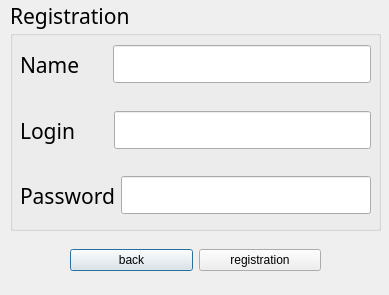
<?xml version="1.0" encoding="UTF-8"?>
<ui version="4.0">
 <class>Log</class>
 <widget class="QDialog" name="Log">
  <property name="geometry">
   <rect>
    <x>0</x>
    <y>0</y>
    <width>389</width>
    <height>295</height>
   </rect>
  </property>
  <property name="windowTitle">
   <string>Dialog</string>
  </property>
  <widget class="QWidget" name="horizontalLayoutWidget">
   <property name="geometry">
    <rect>
     <x>70</x>
     <y>240</y>
     <width>251</width>
     <height>41</height>
    </rect>
   </property>
   <layout class="QHBoxLayout" name="horizontalLayout">
    <item>
     <widget class="QPushButton" name="continueBtn">
      <property name="text">
       <string>back</string>
      </property>
     </widget>
    </item>
    <item>
     <widget class="QPushButton" name="regBtn">
      <property name="text">
       <string>registration</string>
      </property>
     </widget>
    </item>
   </layout>
  </widget>
  <widget class="QGroupBox" name="groupBox">
   <property name="geometry">
    <rect>
     <x>10</x>
     <y>0</y>
     <width>371</width>
     <height>231</height>
    </rect>
   </property>
   <property name="font">
    <font>
     <family>Yu Gothic UI Semibold</family>
     <pointsize>16</pointsize>
    </font>
   </property>
   <property name="title">
    <string>Registration</string>
   </property>
   <widget class="QWidget" name="horizontalLayoutWidget_3">
    <property name="geometry">
     <rect>
      <x>10</x>
      <y>170</y>
      <width>351</width>
      <height>51</height>
     </rect>
    </property>
    <layout class="QHBoxLayout" name="horizontalLayout_5">
     <item>
      <widget class="QLabel" name="label_4">
       <property name="text">
        <string>Password</string>
       </property>
      </widget>
     </item>
     <item>
      <widget class="QLineEdit" name="lineEdit_4">
       <property name="echoMode">
        <enum>QLineEdit::EchoMode::Normal</enum>
       </property>
      </widget>
     </item>
    </layout>
   </widget>
   <widget class="QWidget" name="horizontalLayoutWidget_2">
    <property name="geometry">
     <rect>
      <x>10</x>
      <y>100</y>
      <width>351</width>
      <height>61</height>
     </rect>
    </property>
    <layout class="QHBoxLayout" name="horizontalLayout_2">
     <item>
      <widget class="QLabel" name="label">
       <property name="text">
        <string>Login      </string>
       </property>
      </widget>
     </item>
     <item>
      <widget class="QLineEdit" name="lineEdit"/>
     </item>
    </layout>
   </widget>
   <widget class="QWidget" name="horizontalLayoutWidget_4">
    <property name="geometry">
     <rect>
      <x>10</x>
      <y>40</y>
      <width>351</width>
      <height>49</height>
     </rect>
    </property>
    <layout class="QHBoxLayout" name="horizontalLayout_3">
     <item>
      <widget class="QLabel" name="label_2">
       <property name="text">
        <string>Name     </string>
       </property>
      </widget>
     </item>
     <item>
      <widget class="QLineEdit" name="lineEdit_2"/>
     </item>
    </layout>
   </widget>
  </widget>
 </widget>
 <resources/>
 <connections/>
</ui>
